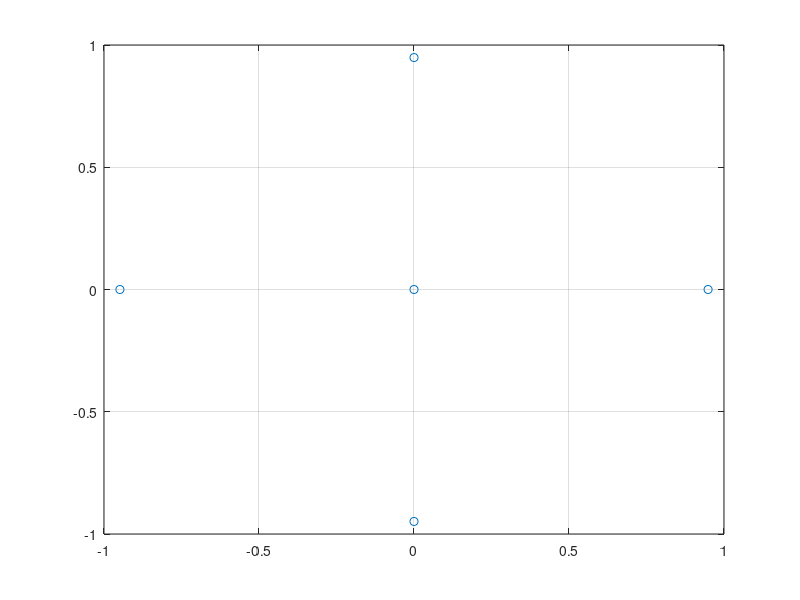
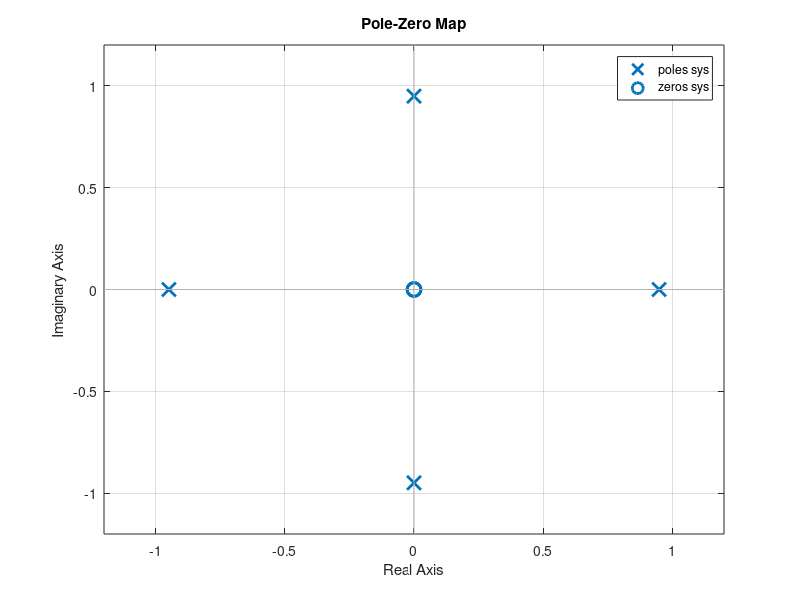
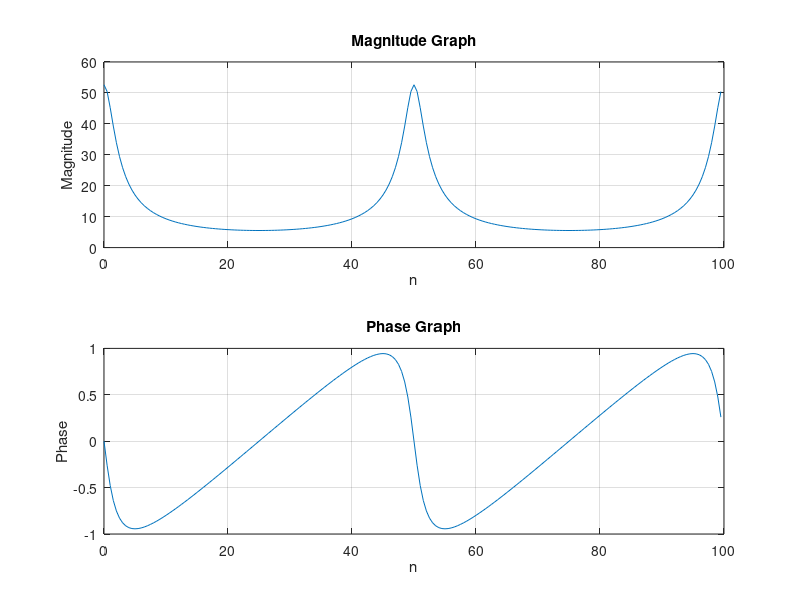
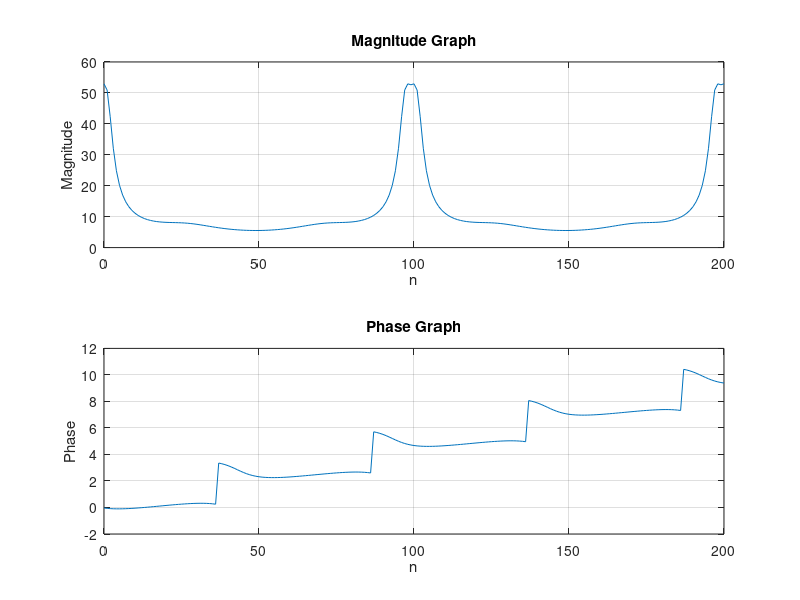

Source code (MATLAB) for these figures, in order:
clc;    % Clear the command window.
close all;  % Close all figures (except those of imtool.)
clear;  % Erase all existing variables. Or clearvars if you want.

% Get Poles and Zeroes
y = [10 0 0 0];
x = [1 0 0 0 -0.81];

z_pol = 10.^3*0;
z_zero = roots(x);
z_zero = [z_zero; z_pol];
figure(1)
plot(real(z_zero),imag(z_zero),'o');
grid on;

sys = tf(y,x);
figure(2)
pzmap(sys);

M = 200;
fs = 200;
[h,w] = freqz(y,x,M,fs);
figure(3)
subplot(2,1,1)
plot(w,abs(h));
grid on;
title('Magnitude Graph')
xlabel('n')
ylabel('Magnitude')

subplot(2,1,2)
plot(w,angle(h));
grid on;
title('Phase Graph');
xlabel('n');
ylabel('Phase');

n = 0:200;
for k=1:201
    w(k) = (pi/fs)*k;
    Hmagnitude(k) = 10/(sqrt(((cos(4*w(k))-0.81).^2)+(1j*sin(4*w(k)).^2)));
    Hphase(k) = (3*w(k))-atan((sin(4*w(k))./(cos(4*w(k)-0.81))));
end

figure(4)
subplot(2,1,1)
plot(n,Hmagnitude)
grid on;
title('Magnitude Graph');
xlabel('n');
ylabel('Magnitude');

subplot(2,1,2)
plot(n,Hphase);
grid on;
title('Phase Graph');
xlabel('n');
ylabel('Phase');
